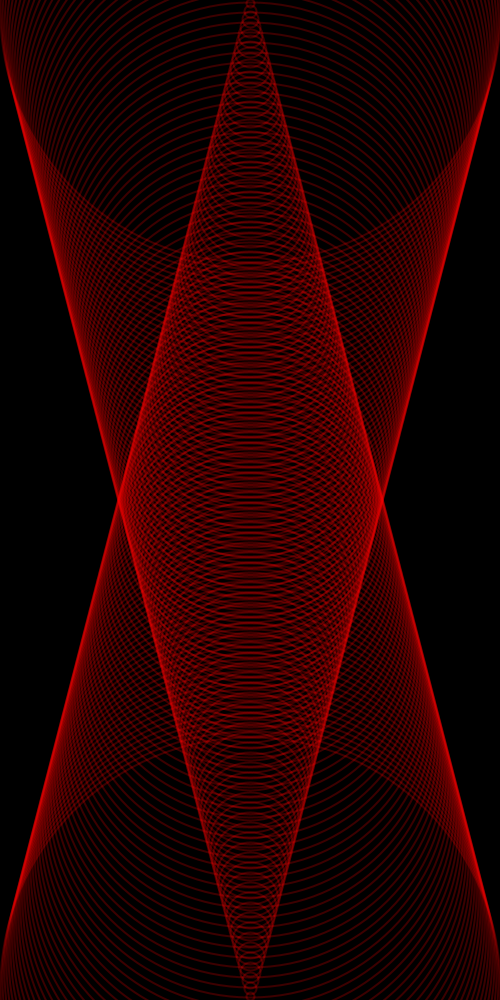
Frame 1 (no input)
Frame 60 (the mouse pressed at the canvas centre just before this capture): identical to frame 1, image omitted
Frame 120 (the mouse held since frame 60 and released just before this capture): identical to frame 1, image omitted

The Processing sketch that drew this single still picture (run headless with seeded random() and noise(); from frame 60 on, the mouse is pressed at the canvas centre):

// Processing sketch: processing_32061
// ── processing_32061.pde

int width = 500;
int height = 500;
float x1 = 250;
float y1 = 12.5;
float x2 = 250;
float y2 = 987.5;

void setup(){
  size(500,1000);
  background(0);
  smooth();
}

void draw(){
while(y1<1000){
smooth();
  noFill();
  strokeWeight(2);
  stroke(255,0,0,60);
  ellipse(x1,y1,width,height);
//  x1 = x1+8;
  y1 = y1+8;
//  width = width + 4;
//  height = height + 4;
  
    smooth();
    noFill();
    strokeWeight(2);
    stroke(255,0,0,60);
    ellipse(x2,y2,width,height);
//    x2 = x2+8;
    y2 = y2-8;
    width = width - 4;
    height = height - 4;
    
/*      noFill();
      strokeWeight(2);
      stroke(255,0,0, 25);
      ellipse(x3,y3,width,height);
      x3 = x3-8;
      y3 = y3+8;
      width = width + 4;
      height = height + 4;
 */ 
//  if(y==500);
  //  x=50;
 //   y=0;
 }
}                                                                               
